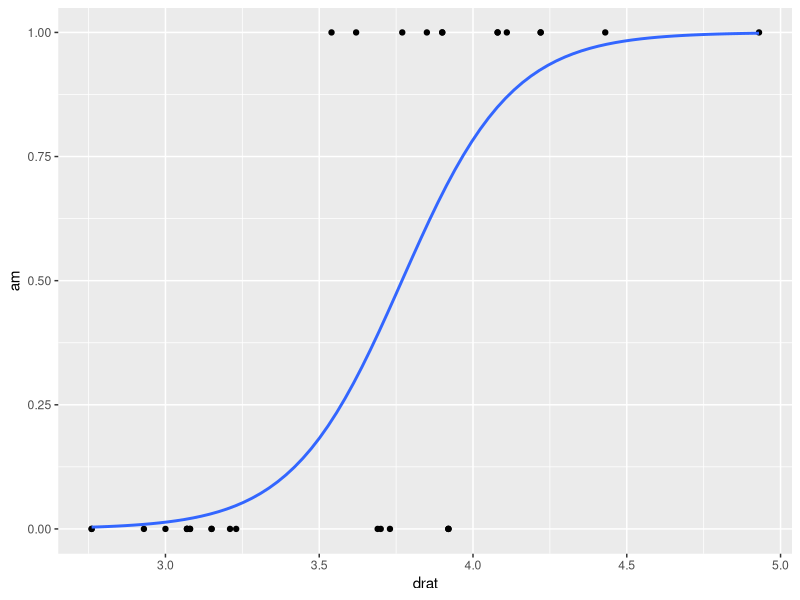

Reproduce this figure in R.
## ---- chunk 1
sigmoid <- function (x) {
  1 / (1 + exp(-x))
}
sigmoid(40 * 0.05 + 3.5 - 6)
## ---- chunk 2
# An additional hour spent studying is associated with 0.05 increase in the log odds of receiving an A.
## ---- chunk 3
hour <- 50
sigmoid(.05 * hour + 3.5 - 6)

## ---- chunk 4
names(mtcars)
## ---- chunk 5

logistic <- glm(am ~ 1 + drat + disp, data = mtcars, family = binomial);
summary(logistic)

## ---- chunk 6

logistic2 <- glm(am ~ 1 + drat, data = mtcars, family = binomial);
summary(logistic2)

## ---- chunk 7
library(ggplot2)

pp <- ggplot(mtcars, aes(x=drat, y=am)) + geom_point()
pp <- pp + geom_smooth(formula = y ~ 1 + x, se = FALSE, method = 'glm', method.args=list(family = "binomial"))
pp

